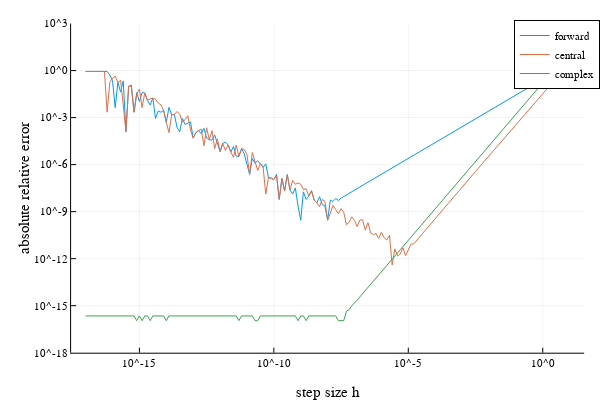

The notebook cell this image was saved under:
### Code cell
using Plots

f(x) = sin(x)
x = 1/2
y₀ = cos(x) # analytic derivative of f(x) at x=1/2
hs, ϵ₁, ϵ₂, ϵ₃ = [], [], [], []
exps = collect(-17:0.1:1)

for i in exps
    h = 10^i
    append!(hs, h)
    y₁ = diff_complex(f, x; h=h)
    ϵ = abs(y₀ - y₁)
    if ϵ == 0
        append!(ϵ₁, eps(Float64))
    else
        append!(ϵ₁, ϵ)
    end
    y₂ = diff_forward(f, x; h=h)
    append!(ϵ₂, abs(y₀ - y₂))
    y₃ = diff_central(f, x; h=h)
    append!(ϵ₃, abs(y₀ - y₃))
end

plotlyjs()
plot(hs, ϵ₂, label="forward")
plot!(hs, ϵ₃, label="central")
plot!(hs, ϵ₁, label="complex", legend=:best)
xaxis!("step size h", :log)
yaxis!("absolute relative error", (1e-18, 1e3), :log)

### Figure 1 — Plotly figure (JSON) as saved in the notebook; plotly's stock layout.template omitted (floating-point values rounded to 4 significant figures; data arrays with more than 128 entries replaced by an {"elided": "..."} marker saying what was removed)
{"data": [{"colorbar": {"title": ""}, "legendgroup": "forward", "line": {"color": "rgba(0, 154, 250, 1.000)", "dash": "solid", "shape": "linear", "width": 1}, "mode": "lines", "name": "forward", "showlegend": true, "type": "scatter", "x": {"elided": "181 float values"}, "xaxis": "x1", "y": {"elided": "181 float values"}, "yaxis": "y1", "zmax": null, "zmin": null}, {"colorbar": {"title": ""}, "legendgroup": "central", "line": {"color": "rgba(227, 111, 71, 1.000)", "dash": "solid", "shape": "linear", "width": 1}, "mode": "lines", "name": "central", "showlegend": true, "type": "scatter", "x": {"elided": "181 float values"}, "xaxis": "x1", "y": {"elided": "181 float values"}, "yaxis": "y1", "zmax": null, "zmin": null}, {"colorbar": {"title": ""}, "legendgroup": "complex", "line": {"color": "rgba(62, 164, 78, 1.000)", "dash": "solid", "shape": "linear", "width": 1}, "mode": "lines", "name": "complex", "showlegend": true, "type": "scatter", "x": {"elided": "181 float values"}, "xaxis": "x1", "y": {"elided": "181 float values"}, "yaxis": "y1", "zmax": null, "zmin": null}], "layout": {"annotations": [], "height": 400, "legend": {"bgcolor": "rgba(255, 255, 255, 1.000)", "bordercolor": "rgba(0, 0, 0, 1.000)", "borderwidth": 1, "font": {"color": "rgba(0, 0, 0, 1.000)", "family": "sans-serif", "size": 11}, "tracegroupgap": 0, "traceorder": "normal", "x": 1.02, "xanchor": "auto", "y": 1, "yanchor": "auto"}, "margin": {"b": 20, "l": 0, "r": 0, "t": 20}, "paper_bgcolor": "rgba(255, 255, 255, 1.000)", "plot_bgcolor": "rgba(255, 255, 255, 1.000)", "showlegend": true, "width": 600, "xaxis": {"anchor": "y1", "domain": [0.1209, 0.9934], "gridcolor": "rgba(0, 0, 0, 0.100)", "gridwidth": 0.5, "linecolor": "rgba(0, 0, 0, 1.000)", "mirror": false, "range": [-17.54, 1.54], "showgrid": true, "showline": true, "showticklabels": true, "tickangle": 0, "tickcolor": "rgb(0, 0, 0)", "tickfont": {"color": "rgba(0, 0, 0, 1.000)", "family": "sans-serif", "size": 11}, "tickmode": "array", "ticks": "inside", "ticktext": ["10^-15", "10^-10", "10^-5", "10^0"], "tickvals": [1e-15, 1e-10, 1e-05, 1], "title": "step size h", "titlefont": {"color": "rgba(0, 0, 0, 1.000)", "family": "sans-serif", "size": 15}, "type": "log", "visible": true, "zeroline": false, "zerolinecolor": "rgba(0, 0, 0, 1.000)"}, "yaxis": {"anchor": "x1", "domain": [0.07581, 0.9902], "gridcolor": "rgba(0, 0, 0, 0.100)", "gridwidth": 0.5, "linecolor": "rgba(0, 0, 0, 1.000)", "mirror": false, "range": [-18, 3], "showgrid": true, "showline": true, "showticklabels": true, "tickangle": 0, "tickcolor": "rgb(0, 0, 0)", "tickfont": {"color": "rgba(0, 0, 0, 1.000)", "family": "sans-serif", "size": 11}, "tickmode": "array", "ticks": "inside", "ticktext": ["10^-18", "10^-15", "10^-12", "10^-9", "10^-6", "10^-3", "10^0", "10^3"], "tickvals": [1e-18, 1e-15, 1e-12, 1e-09, 1e-06, 0.001, 1, 1000], "title": "absolute relative error", "titlefont": {"color": "rgba(0, 0, 0, 1.000)", "family": "sans-serif", "size": 15}, "type": "log", "visible": true, "zeroline": false, "zerolinecolor": "rgba(0, 0, 0, 1.000)"}}}
